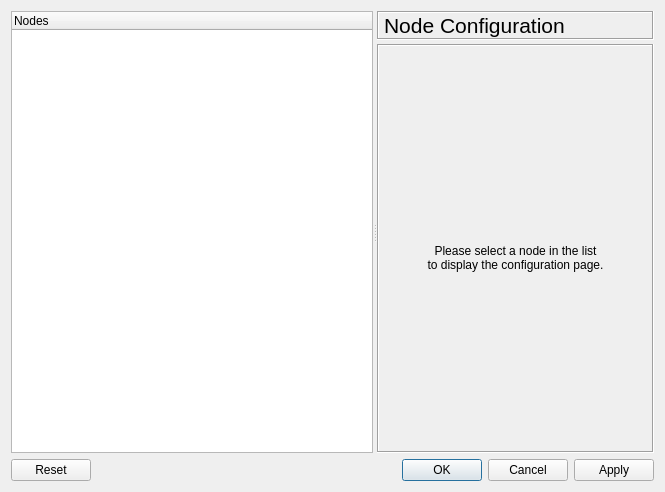
<ui version="4.0" >
 <class>NodeConfigurator</class>
 <widget class="QDialog" name="NodeConfigurator" >
  <property name="geometry" >
   <rect>
    <x>0</x>
    <y>0</y>
    <width>665</width>
    <height>492</height>
   </rect>
  </property>
  <property name="windowTitle" >
   <string>Node configurator</string>
  </property>
  <layout class="QGridLayout" >
   <item row="0" column="0" >
    <widget class="QSplitter" name="splitter" >
     <property name="orientation" >
      <enum>Qt::Horizontal</enum>
     </property>
     <widget class="QTreeWidget" name="treeViewNodes" >
      <property name="sizePolicy" >
       <sizepolicy vsizetype="Expanding" hsizetype="Preferred" >
        <horstretch>0</horstretch>
        <verstretch>0</verstretch>
       </sizepolicy>
      </property>
      <property name="selectionMode" >
       <enum>QAbstractItemView::SingleSelection</enum>
      </property>
      <column>
       <property name="text" >
        <string>Nodes</string>
       </property>
      </column>
     </widget>
     <widget class="QWidget" name="verticalLayout" >
      <layout class="QVBoxLayout" >
       <property name="spacing" >
        <number>4</number>
       </property>
       <property name="leftMargin" >
        <number>0</number>
       </property>
       <property name="topMargin" >
        <number>0</number>
       </property>
       <property name="rightMargin" >
        <number>0</number>
       </property>
       <property name="bottomMargin" >
        <number>0</number>
       </property>
       <item>
        <widget class="QLabel" name="titleLabel" >
         <property name="font" >
          <font>
           <pointsize>16</pointsize>
          </font>
         </property>
         <property name="frameShape" >
          <enum>QFrame::Box</enum>
         </property>
         <property name="frameShadow" >
          <enum>QFrame::Sunken</enum>
         </property>
         <property name="text" >
          <string>Node Configuration</string>
         </property>
         <property name="textFormat" >
          <enum>Qt::PlainText</enum>
         </property>
        </widget>
       </item>
       <item>
        <widget class="QStackedWidget" name="configStack" >
         <property name="sizePolicy" >
          <sizepolicy vsizetype="Expanding" hsizetype="Expanding" >
           <horstretch>0</horstretch>
           <verstretch>0</verstretch>
          </sizepolicy>
         </property>
         <property name="frameShape" >
          <enum>QFrame::Box</enum>
         </property>
         <property name="frameShadow" >
          <enum>QFrame::Sunken</enum>
         </property>
         <property name="currentIndex" >
          <number>0</number>
         </property>
         <widget class="QWidget" name="emptyPage" >
          <layout class="QVBoxLayout" >
           <property name="spacing" >
            <number>0</number>
           </property>
           <property name="leftMargin" >
            <number>0</number>
           </property>
           <property name="topMargin" >
            <number>4</number>
           </property>
           <property name="rightMargin" >
            <number>0</number>
           </property>
           <property name="bottomMargin" >
            <number>0</number>
           </property>
           <item>
            <spacer>
             <property name="orientation" >
              <enum>Qt::Vertical</enum>
             </property>
             <property name="sizeType" >
              <enum>QSizePolicy::Expanding</enum>
             </property>
             <property name="sizeHint" >
              <size>
               <width>20</width>
               <height>20</height>
              </size>
             </property>
            </spacer>
           </item>
           <item>
            <widget class="QLabel" name="emptyPagePixmap" >
             <property name="text" >
              <string/>
             </property>
             <property name="alignment" >
              <set>Qt::AlignCenter</set>
             </property>
            </widget>
           </item>
           <item>
            <widget class="QLabel" name="textLabel1" >
             <property name="text" >
              <string>Please select a node in the list 
to display the configuration page.</string>
             </property>
             <property name="alignment" >
              <set>Qt::AlignCenter</set>
             </property>
            </widget>
           </item>
           <item>
            <spacer>
             <property name="orientation" >
              <enum>Qt::Vertical</enum>
             </property>
             <property name="sizeType" >
              <enum>QSizePolicy::Expanding</enum>
             </property>
             <property name="sizeHint" >
              <size>
               <width>20</width>
               <height>40</height>
              </size>
             </property>
            </spacer>
           </item>
          </layout>
         </widget>
        </widget>
       </item>
      </layout>
     </widget>
    </widget>
   </item>
   <item row="1" column="0" >
    <widget class="QDialogButtonBox" name="buttonBox" >
     <property name="orientation" >
      <enum>Qt::Horizontal</enum>
     </property>
     <property name="standardButtons" >
      <set>QDialogButtonBox::Apply|QDialogButtonBox::Cancel|QDialogButtonBox::NoButton|QDialogButtonBox::Ok|QDialogButtonBox::Reset</set>
     </property>
    </widget>
   </item>
  </layout>
 </widget>
 <resources/>
 <connections/>
</ui>
